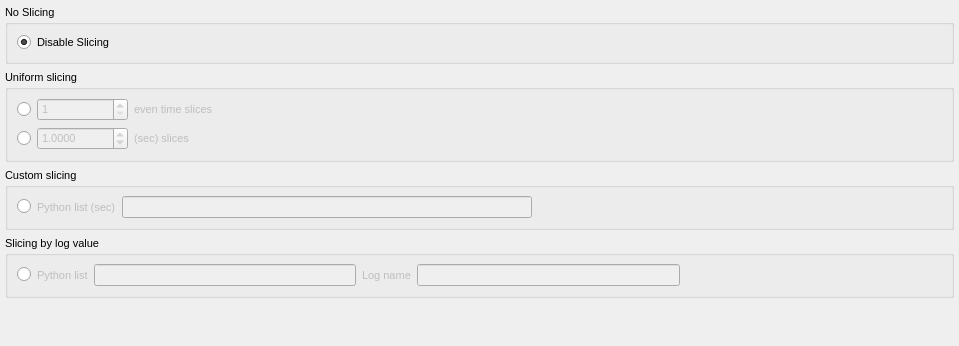
<?xml version="1.0" encoding="UTF-8"?>
<ui version="4.0">
 <class>ReflEventTabWidget</class>
 <widget class="QWidget" name="ReflEventTabWidget">
  <property name="geometry">
   <rect>
    <x>0</x>
    <y>0</y>
    <width>959</width>
    <height>346</height>
   </rect>
  </property>
  <property name="font">
   <font>
    <pointsize>8</pointsize>
    <weight>50</weight>
    <bold>false</bold>
   </font>
  </property>
  <property name="windowTitle">
   <string>Event Widget</string>
  </property>
  <layout class="QVBoxLayout" name="eventModeMainLayout">
   <property name="leftMargin">
    <number>5</number>
   </property>
   <property name="topMargin">
    <number>5</number>
   </property>
   <property name="rightMargin">
    <number>5</number>
   </property>
   <property name="bottomMargin">
    <number>5</number>
   </property>
   <item>
    <widget class="QGroupBox" name="noSlicingGroup">
     <property name="title">
      <string>No Slicing</string>
     </property>
     <layout class="QHBoxLayout" name="horizontalLayout">
      <item>
       <widget class="QRadioButton" name="disabledSlicingButton">
        <property name="enabled">
         <bool>true</bool>
        </property>
        <property name="text">
         <string>Disable Slicing</string>
        </property>
        <property name="checked">
         <bool>true</bool>
        </property>
        <attribute name="buttonGroup">
         <string notr="true">slicingButtonGroup</string>
        </attribute>
       </widget>
      </item>
     </layout>
    </widget>
   </item>
   <item>
    <widget class="QGroupBox" name="uniformGroup">
     <property name="title">
      <string>Uniform slicing</string>
     </property>
     <layout class="QVBoxLayout" name="uniformLayoutContainer">
      <item>
       <layout class="QGridLayout" name="uniformLayout0">
        <item row="0" column="0">
         <widget class="QRadioButton" name="uniformEvenButton">
          <property name="checked">
           <bool>false</bool>
          </property>
          <attribute name="buttonGroup">
           <string notr="true">slicingButtonGroup</string>
          </attribute>
         </widget>
        </item>
        <item row="0" column="2">
         <widget class="QLabel" name="uniformEvenLabel">
          <property name="enabled">
           <bool>false</bool>
          </property>
          <property name="text">
           <string>even time slices</string>
          </property>
         </widget>
        </item>
        <item row="0" column="3">
         <spacer name="uniformEvenSpacer">
          <property name="orientation">
           <enum>Qt::Horizontal</enum>
          </property>
          <property name="sizeHint" stdset="0">
           <size>
            <width>20</width>
            <height>20</height>
           </size>
          </property>
         </spacer>
        </item>
        <item row="1" column="0">
         <widget class="QRadioButton" name="uniformButton">
          <attribute name="buttonGroup">
           <string notr="true">slicingButtonGroup</string>
          </attribute>
         </widget>
        </item>
        <item row="1" column="2">
         <widget class="QLabel" name="uniformLabel">
          <property name="enabled">
           <bool>false</bool>
          </property>
          <property name="text">
           <string>(sec) slices</string>
          </property>
         </widget>
        </item>
        <item row="1" column="3">
         <spacer name="uniformSpacer">
          <property name="orientation">
           <enum>Qt::Horizontal</enum>
          </property>
          <property name="sizeHint" stdset="0">
           <size>
            <width>20</width>
            <height>20</height>
           </size>
          </property>
         </spacer>
        </item>
        <item row="0" column="1">
         <widget class="QSpinBox" name="uniformEvenEdit">
          <property name="enabled">
           <bool>false</bool>
          </property>
          <property name="minimum">
           <number>1</number>
          </property>
          <property name="maximum">
           <number>1000000000</number>
          </property>
          <property name="value">
           <number>1</number>
          </property>
         </widget>
        </item>
        <item row="1" column="1">
         <widget class="QDoubleSpinBox" name="uniformEdit">
          <property name="enabled">
           <bool>false</bool>
          </property>
          <property name="decimals">
           <number>4</number>
          </property>
          <property name="maximum">
           <double>100000000000.000000000000000</double>
          </property>
          <property name="value">
           <double>1.000000000000000</double>
          </property>
         </widget>
        </item>
       </layout>
      </item>
     </layout>
    </widget>
   </item>
   <item>
    <widget class="QGroupBox" name="customGroup">
     <property name="title">
      <string>Custom slicing</string>
     </property>
     <layout class="QHBoxLayout" name="customLayout">
      <item>
       <widget class="QRadioButton" name="customButton">
        <attribute name="buttonGroup">
         <string notr="true">slicingButtonGroup</string>
        </attribute>
       </widget>
      </item>
      <item>
       <widget class="QLabel" name="customLabel">
        <property name="enabled">
         <bool>false</bool>
        </property>
        <property name="text">
         <string>Python list (sec)</string>
        </property>
       </widget>
      </item>
      <item>
       <widget class="QLineEdit" name="customEdit">
        <property name="enabled">
         <bool>false</bool>
        </property>
        <property name="toolTip">
         <string>A comma separated list of values indicating the times (in seconds) at which to slice the data</string>
        </property>
       </widget>
      </item>
      <item>
       <spacer name="customSpacer">
        <property name="orientation">
         <enum>Qt::Horizontal</enum>
        </property>
        <property name="sizeHint" stdset="0">
         <size>
          <width>20</width>
          <height>20</height>
         </size>
        </property>
       </spacer>
      </item>
     </layout>
    </widget>
   </item>
   <item>
    <widget class="QGroupBox" name="logValueGroup">
     <property name="title">
      <string>Slicing by log value</string>
     </property>
     <layout class="QHBoxLayout" name="logValueLayout">
      <item>
       <widget class="QRadioButton" name="logValueButton">
        <attribute name="buttonGroup">
         <string notr="true">slicingButtonGroup</string>
        </attribute>
       </widget>
      </item>
      <item>
       <widget class="QLabel" name="logValueLabel">
        <property name="enabled">
         <bool>false</bool>
        </property>
        <property name="text">
         <string>Python list</string>
        </property>
       </widget>
      </item>
      <item>
       <widget class="QLineEdit" name="logValueEdit">
        <property name="enabled">
         <bool>false</bool>
        </property>
        <property name="toolTip">
         <string>A comma separated list of values indicating the log values at which to slice the data</string>
        </property>
       </widget>
      </item>
      <item>
       <widget class="QLabel" name="logValueTypeLabel">
        <property name="enabled">
         <bool>false</bool>
        </property>
        <property name="text">
         <string>Log name</string>
        </property>
       </widget>
      </item>
      <item>
       <widget class="QLineEdit" name="logValueTypeEdit">
        <property name="enabled">
         <bool>false</bool>
        </property>
        <property name="toolTip">
         <string>The name of the log value to slice on</string>
        </property>
       </widget>
      </item>
      <item>
       <spacer name="logValueSpacer1">
        <property name="orientation">
         <enum>Qt::Horizontal</enum>
        </property>
        <property name="sizeHint" stdset="0">
         <size>
          <width>20</width>
          <height>20</height>
         </size>
        </property>
       </spacer>
      </item>
     </layout>
    </widget>
   </item>
   <item>
    <spacer name="verticalSpacer">
     <property name="orientation">
      <enum>Qt::Vertical</enum>
     </property>
     <property name="sizeHint" stdset="0">
      <size>
       <width>20</width>
       <height>50</height>
      </size>
     </property>
    </spacer>
   </item>
  </layout>
 </widget>
 <resources/>
 <connections/>
 <buttongroups>
  <buttongroup name="slicingButtonGroup"/>
 </buttongroups>
</ui>
